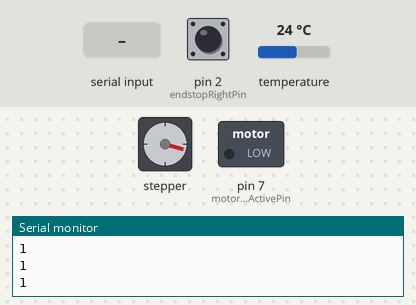
A sketch run on a simulated Arduino Uno, built with avr-gcc and run on an emulated ATmega328P. On the bench: stepper motor, switched loads named in the sketch (green lamp = pin HIGH), the last lines printed to the serial monitor. Wiring (inferred from the names in the program): stepper motor driver (200 steps per turn assumed): step pin 5; direction pin 6. The inputs (shaded band) are chosen by the test bench; at power-on: pin 2 (endstopRightPin) HIGH, temperature 24 °C. Pins used as bus, display or sensor lines are not drawn.

Above: at 0.8 s.
0.9 s: pin 2 (endstopRightPin) pulled LOW for 0.15 s
At 1.7 s:
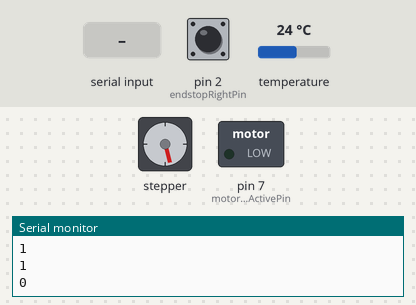
3.9 s: pin 2 (endstopRightPin) pulled LOW for 3.2 s
At 6.7 s:
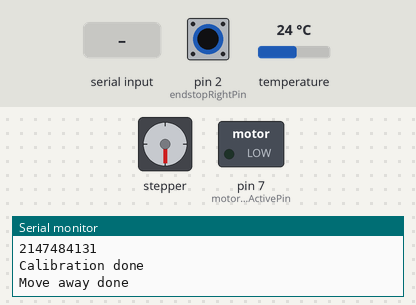
At 7.19 s:
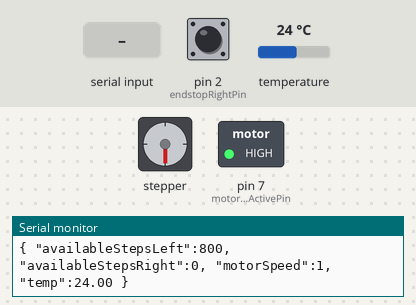
8.6 s: pin 2 (endstopRightPin) pulled LOW for 1 s
11.8 s: "speed\n" received over Serial
14.8 s: temperature set to 23.3 °C
16.3 s: temperature set to 22.2 °C
At 16.84 s:
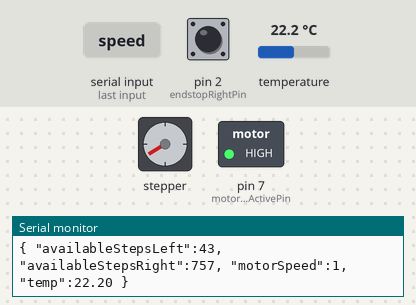
Timing chart, 0 to 23.0 s (numbered marks = the images above; inputs shaded):
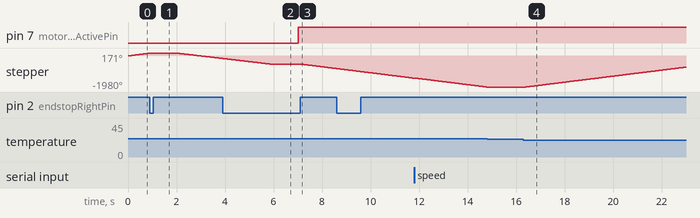

Measured:
- the behaviour switches between 23 and 22.9 °C on temperature (found by bisection; images 3 and 4)
- after the input at 3.9 s, pin 7 (motorDriverActivePin): LOW → HIGH after 3.1 s
- after the input at 16.3 s, stepper: keeps turning clockwise at about 191°/s, starting after 0.10 s

The sketch:

RadiatorControl.ino
```cpp
#include <Wire.h>
#include <SPI.h>
#include <Adafruit_Sensor.h>
#include <Adafruit_BME280.h>

Adafruit_BME280 bme; // I2C

unsigned int loopCounter = 0;
unsigned int loopMessageInterval = 500;

float desiredTemperature = 23;
float currentTemperature = 0;

void setup() {
  //Serial configuration
  Serial.setTimeout(50);
  Serial.begin(115200);

  Serial.println("Start humidity");
  humiditySensorSetup();
  Serial.println("Start motor");
  motorControlSetup();

  //Set limit for the other direction
  unsigned long currentPosition = getCurrentPosition();
  setLimitLeft(currentPosition - 800);
}

void loop() {
  commandProcessing();
  checkEndstops();


  if (loopCounter == loopMessageInterval) {
    currentTemperature = bme.readTemperature();

    //Serial.println(temperature);
    if (currentTemperature < desiredTemperature) {
      //Open radiator
      setMotorSpeed(1);
    } else {
      setMotorSpeed(-1);
    }

    Serial.println((String)"{ \"availableStepsLeft\":" + checkLeftLimit() +  ", \"availableStepsRight\":" + checkRightLimit() + ", \"motorSpeed\":" + getMotorSpeed() + ", \"temp\":" + currentTemperature + " }");
    loopCounter = 0;
  }

  delayMicroseconds(50);
  loopCounter++;
}
```

HumiditySensor.ino
```cpp
#define BME_SCK 13
#define BME_MISO 12
#define BME_MOSI 11
#define BME_CS 10

void humiditySensorSetup() {
  bool status;

  // default settings
  // (you can also pass in a Wire library object like &Wire2)
  status = bme.begin(0x76);
  if (!status) {
    Serial.println("Could not find a valid BME280 sensor, check wiring!");
    while (1);
  }
}
```

MotorControl.ino
```cpp
const unsigned long ULONG_MAX = 0UL - 1UL;

enum movementDirections {
  MOVEMENT_LEFT,
  MOVEMENT_RIGHT
};

//Motor driver configuration
int motorDriverStepPin = 5;
int motorDriverDirectionPin = 6;
int motorDriverActivePin = 7;

//Endstop configuration
bool endstopRightAvailable = true;
int endstopRightPin = 2;
bool endstopLeftAvailable = false;
int endstopLeftPin = 3;

bool limitActive = true;
unsigned long limitRight = 0;
unsigned long limitLeft = 0;

String command = "";
int motorDirection = 1; //switch the motor turn (0 or 1)

#define RAMP_STEPS 256
#define TIMERTICKS_PER_US 1

int onTime = 0; //ramp calculation
volatile unsigned int ramp[RAMP_STEPS];
volatile byte rampIndex = 0;
volatile int motorSpeed  = 0;
volatile unsigned long steps = ULONG_MAX / 2;
volatile enum movementDirections movementDirection = MOVEMENT_RIGHT;
volatile enum movementDirections nextMovementDirection = MOVEMENT_RIGHT;

void caculateAccel(int startDelay, int angle, float acceleration) {
  float c0 = startDelay * sqrt(2 * angle / acceleration) * 0.67703; // in us
  ramp[0] = c0 * TIMERTICKS_PER_US;
  float d = 0;
  float lastDelay = c0;

  for (int i = 1; i < RAMP_STEPS; i++) {
    d = lastDelay - (2 * lastDelay) / (4 * i + 1);
    ramp[i] = d * TIMERTICKS_PER_US;
    lastDelay = d;
  }
}

ISR(TIMER1_OVF_vect) {
  TCNT1 = 65536;

  if (rampIndex > 0) {
    onTime = ramp[rampIndex];
    TCNT1 = 65536 - onTime;

    checkLeftLimit();
    checkRightLimit();
    if (rampIndex == 0) {
      return;
    }

    digitalWrite(motorDriverStepPin, HIGH);
    digitalWrite(motorDriverStepPin, LOW);

    if (movementDirection == MOVEMENT_RIGHT) {
      steps++;
    } else {
      steps--;
    }
  }

  if (movementDirection != nextMovementDirection) {
    //Slow down motor for direction switch
    if (rampIndex > 0) {
      rampIndex--;
    } else {
      switchDirection();
    }
  } else {
    //Change motor motorSpeed to a new ramp position
    if (motorSpeed > rampIndex) {
      rampIndex++;
    } else if (motorSpeed < rampIndex) {
      rampIndex--;
    }
  }
}

void motorControlSetup() {
  pinMode(motorDriverActivePin, OUTPUT); // Motor Driver Active
  pinMode(motorDriverStepPin, OUTPUT); // Motor Driver Step
  pinMode(motorDriverDirectionPin, OUTPUT); // Motor Driver Direction

  if (endstopRightAvailable) {
    pinMode(endstopRightPin, INPUT); // Endstop Right
  }

  if (endstopLeftAvailable) {
    pinMode(endstopLeftPin, INPUT); // Endstop Left
  }

  digitalWrite(motorDriverDirectionPin, motorDirection);
  digitalWrite(motorDriverActivePin, LOW);

  //https://www.heise.de/developer/artikel/Timer-Counter-und-Interrupts-3273309.html
  noInterrupts();           // disable all interrupts
  TCCR1A = 0;               // set entire TCCR1A register to 0
  TCCR1B = 0;               // set entire TCCR1B register to 0

  TCNT1 = 65534;

  //TCCR1B |= (1 << CS10);    // 4.1ms (No Prescale)
  TCCR1B |= (1 << CS11);    // 32.8ms (Prescale = 8)
  //TCCR1B |= (1 << CS12);    // 1049.6ms (Prescale = 256)

  TIMSK1 |= (1 << TOIE1);   // enable Timer1 overflow interrupt
  interrupts();             // enable all interrupts

  //caculateAccel(3000, 1, 0.6);
  //US-17HS4401S
  //caculateAccel(1600, 1, 0.25);

  //last config
  //caculateAccel(1500, 1, 0.6);
  //test config
  caculateAccel(6000, 3, 0.1);

  //caculateAccel(3000, 1, 0.2);
  //caculateAccel(300, 1, 0.2);

  //17HS13-0404S + A4988
  //caculateAccel(100, 200, 0.05);

  motorInitialize();
  //trinamicAutomaticTuning();
}

void motorInitialize() {
  if (endstopRightAvailable || endstopLeftAvailable) {
    calibrateLimitViaEndstops();
  } else {
    setLimitRight(ULONG_MAX);
    setLimitLeft(0);
    steps = ULONG_MAX / 2;
  }

  motorCheck();
}

void motorCheck() {
  int motorMovementSteps = 5;

  for (int i = 0; i <= motorMovementSteps; i++) {
    moveOneStep();
  }

  nextMovementDirection = MOVEMENT_LEFT;
  delay(100);

  for (int i = 0; i <= motorMovementSteps; i++) {
    moveOneStep();
  }

  nextMovementDirection = MOVEMENT_RIGHT;
}

void calibrateLimitViaEndstop(int endstopPin) {
  for (int i = 1; i < 2000; i++) {
    motorSpeed = 1;
    Serial.println(digitalRead(endstopPin));
    if (digitalRead(endstopPin) == 0) {
      motorSpeed = 0;
      delay(1000);
      break;
    }
    delay(20);
  }
  motorSpeed = 0;
}

void calibrateLimitViaEndstops() {
  int paddingEndstop = 50;

  Serial.println("Calibration start");

  //Disable Limits
  limitActive = false;

  if (endstopRightAvailable) {

    nextMovementDirection = MOVEMENT_RIGHT;

    calibrateLimitViaEndstop(endstopRightPin);

    //Move away from limit
    nextMovementDirection = MOVEMENT_LEFT;
    for (int i = 0; i < paddingEndstop * 8; i++) {
      moveOneStep();
      delay(10);
    }

    setLimitRight(steps);
    Serial.println("End position reached for right endstop");
    Serial.println(limitRight);
  }
  else {
    setLimitRight(ULONG_MAX);
  }

  if (endstopLeftAvailable) {

    //Switch direction
    nextMovementDirection = MOVEMENT_LEFT;

    calibrateLimitViaEndstop(endstopLeftPin);
    setLimitLeft(steps + paddingEndstop);
    Serial.println("End position reached for left endstop");
    Serial.println(limitLeft);

    //Move away from limit
    nextMovementDirection = MOVEMENT_RIGHT;
    for (int i = 0; i < paddingEndstop * 8; i++) {
      moveOneStep();
      delay(10);
    }
  }
  else {
    setLimitLeft(0);
  }

  Serial.println("Calibration done");

  nextMovementDirection = MOVEMENT_RIGHT;

  Serial.println("Move away done");

  delay(1000);

  //Activate limits
  limitActive = true;
}

void setLimitLeft(unsigned long limit) {
  limitLeft = limit;
}

void setLimitRight(unsigned long limit) {
  limitRight = limit;
}

void trinamicAutomaticTuning() {
  //Trinamic Automatic Tuning TMC2208
  for (int i = 1; i <= 2; i++) {
    nextMovementDirection = MOVEMENT_LEFT;
    motorSpeed = RAMP_STEPS - 1;
    delay(1000);
    motorSpeed = 0;
    delay(300); //standstill more than 130ms
    nextMovementDirection = MOVEMENT_RIGHT;
    motorSpeed = RAMP_STEPS - 1;
    delay(1000);
    motorSpeed = 0;
    delay(300); //standstill more than 130ms
  }
}

void checkEndstops() {
  if (endstopRightAvailable) {
    if (digitalRead(endstopRightPin) == 0) {
      digitalWrite(motorDriverActivePin, HIGH);
    }
  }
  if (endstopLeftAvailable) {
    if (digitalRead(endstopLeftPin) == 0) {
      digitalWrite(motorDriverActivePin, HIGH);
    }
  }
}

void setMotorSpeed(int speed) {
  //Check speed is higher as max
  if (abs(speed) > RAMP_STEPS) {
    motorSpeed = 0;
    return;
  }

  if (speed > 0) {
    nextMovementDirection = MOVEMENT_RIGHT;
  } else if (speed < 0) {
    nextMovementDirection = MOVEMENT_LEFT;
  }

  motorSpeed = abs(speed);
}

int getMotorSpeed() {
  return motorSpeed;
}

void commandProcessing() {
  if (Serial.available() > 0) {
    command = Serial.readStringUntil('\n');

    if (command.startsWith("speed")) {
      int nextSpeed = command.substring(6).toInt();
      setMotorSpeed(nextSpeed);
    }

    if (command.equals("enablemotordriver")) {
      digitalWrite(motorDriverActivePin, LOW);
      return;
    }

    if (command.equals("disablemotordriver")) {
      digitalWrite(motorDriverActivePin, HIGH);
      return;
    }

    if (command.equals("limitenable")) {
      limitActive = true;
      return;
    }

    if (command.equals("limitdisable")) {
      limitActive = false;
      return;
    }

    if (command.equals("setlimitleft")) {
      setLimitLeft(steps);
      return;
    }

    if (command.equals("setlimitright")) {
      setLimitRight(steps);
      return;
    }

    if (command.equals("step")) {
      moveOneStep();
      return;
    }

    if (command.equals("ramp")) {
      Serial.print((String)"{ ramp:[");
      for (int i = 0; i < RAMP_STEPS; i++)
      {
        Serial.print((String)"" + ramp[i] + ",");
      }
      Serial.println((String)"] }");
    }

    if (command.startsWith("setramp=")) {
      //setramp=0008000 -> rampIndex 0 -> 8000
      //setramp=0017000 -> rampIndex 1 -> 7000
      //setramp=0026000 -> rampIndex 2 -> 6000
      int index = command.substring(8, 11).toInt();
      int value = command.substring(11, 16).toInt();
      ramp[index] = value;
    }
  }
}

unsigned long getCurrentPosition() {
  return steps;
}

unsigned long checkLeftLimit() {
  if (!limitActive) {
    return ULONG_MAX;
  }

  unsigned long distance = steps - limitLeft;

  if (movementDirection == MOVEMENT_LEFT && distance < 400 && motorSpeed > 2) {
    int reduceSpeed = ceil(motorSpeed / 10.0);
    motorSpeed = motorSpeed - reduceSpeed;
  }

  if (movementDirection == MOVEMENT_LEFT && distance <= 0) {
    rampIndex = 0;
  }

  return distance;
}

unsigned long checkRightLimit() {
  if (!limitActive) {
    return ULONG_MAX;
  }

  unsigned long distance = limitRight - steps;

  if (movementDirection == MOVEMENT_RIGHT && distance < 400 && motorSpeed > 2) {
    int reduceSpeed = ceil(motorSpeed / 10.0);
    motorSpeed = motorSpeed - reduceSpeed;
  }

  if (movementDirection == MOVEMENT_RIGHT && distance <= 0) {
    rampIndex = 0;
    motorSpeed = 0;
  }

  return distance;
}

void switchDirection() {
  if (movementDirection == nextMovementDirection) {
    return;
  }

  if (nextMovementDirection == MOVEMENT_LEFT) {
    movementDirection = MOVEMENT_LEFT;
    digitalWrite(motorDriverDirectionPin, !motorDirection);
    return;
  }

  movementDirection = MOVEMENT_RIGHT;
  digitalWrite(motorDriverDirectionPin, motorDirection);
}

void moveOneStep() {
  digitalWrite(motorDriverStepPin, HIGH);
  digitalWrite(motorDriverStepPin, LOW);

  if (movementDirection == MOVEMENT_LEFT) {
    steps++;
  } else {
    steps--;
  }
}
```
